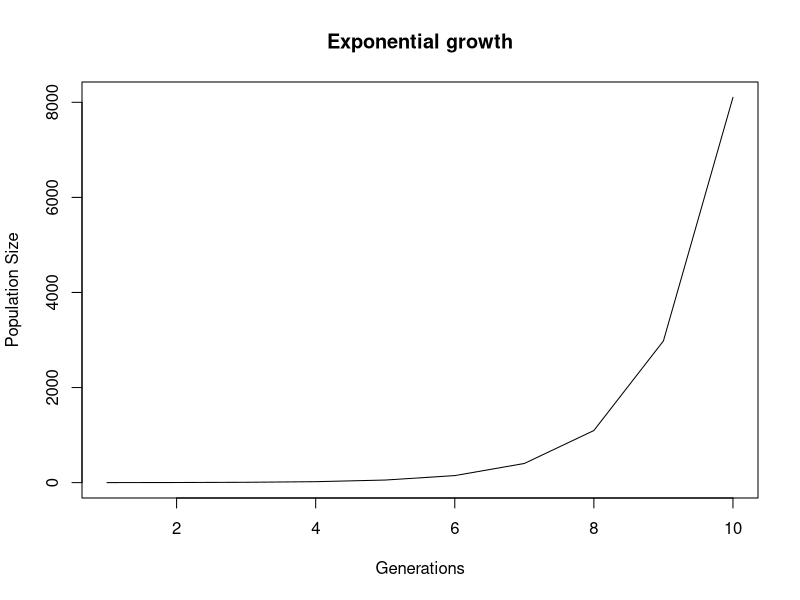

Here is the R script that generated this plot:
## The browser() function for debugging
## In browser: use n to take single step, c to exit browser and continue,
## Q to exit browser and abort

Exponential <- function(N0 = 1, r = 1, generations = 10) {
    # Runs a simulation of exponential growth
    # Returns a vector of length generations

    N <- rep(NA, generations)  # Creates a vector of NA

    N[1] <- N0
    for (t in 2:generations) {
        N[t] <- N[t-1] * exp(r)
        # browser()  # FOR DEBUGGING
    }
    return (N)
}

# plot(Exponential(), type="l")

pdf("../sandbox/Exponential_growth.pdf", 6, 6)
print(plot(Exponential(), type="l", main="Exponential growth", xlab="Generations", ylab="Population Size"))
dev.off()
